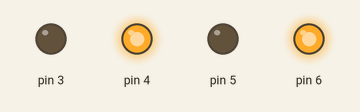
Recording of a sketch running on a simulated Arduino Uno, built with avr-gcc and run on an emulated ATmega328P. On the bench: output pins drawn as LEDs (lit = HIGH).

Above: at 0.1 s.
Timing chart, 0 to 1.6 s (numbered marks = the images above):
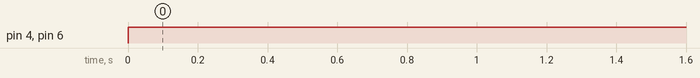

Measured:
- by itself, pin 4, pin 6: LOW → HIGH at 0.00 s

The sketch:

20220316_Arduino_V1.ino
```cpp
void setup()
{
Serial.begin(9600);
pinMode(6,OUTPUT);//馬達
pinMode(5,OUTPUT);
pinMode(4,OUTPUT);
pinMode(3,OUTPUT);
/*
pinMode(10,OUTPUT);
pinMode(11,OUTPUT);
*/
}

void loop() {
digitalWrite(6,HIGH);
digitalWrite(5,LOW);
digitalWrite(4,HIGH);
digitalWrite(3,LOW);
/*
analogWrite(10,200);
analogWrite(11,200);
Serial.print("GO" );
*/
}
```
